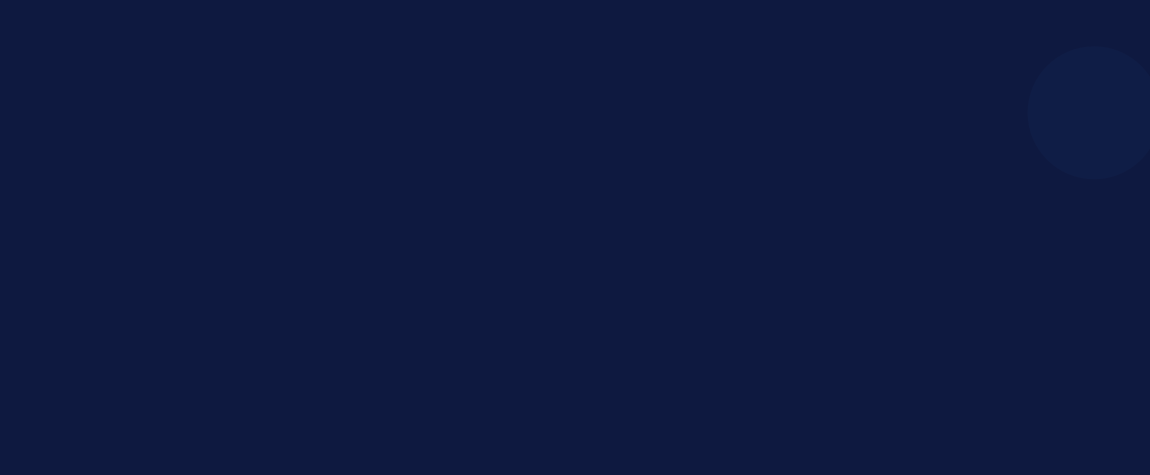
Frame 1 (no input)
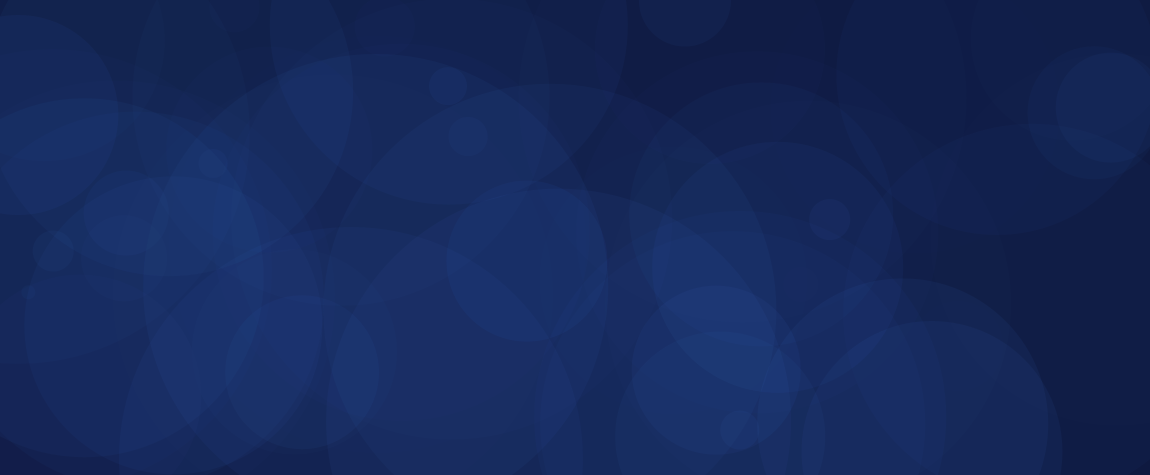
Frame 60 (the mouse pressed at the canvas centre just before this capture)
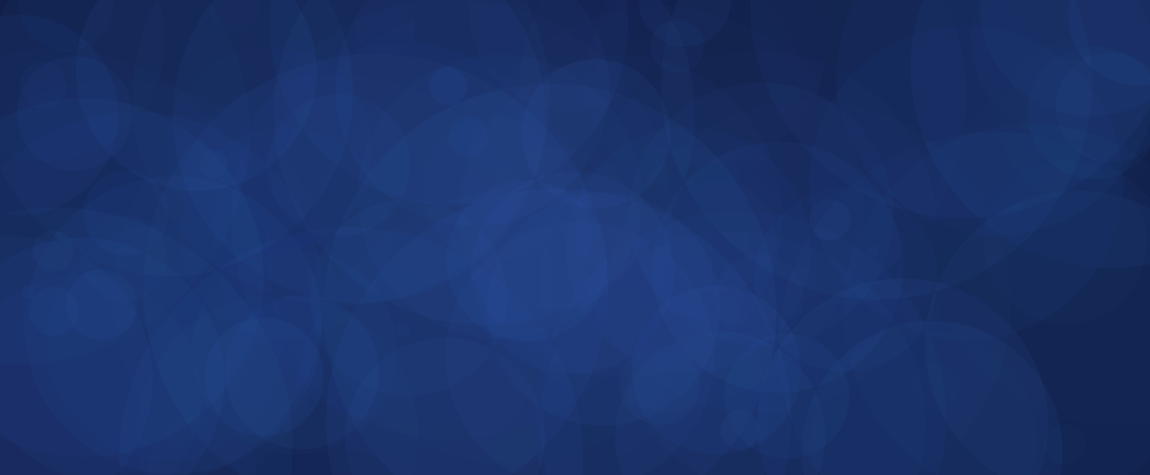
Frame 120 (the mouse held since frame 60 and released just before this capture)

The Processing sketch that drew these frames (run headless with seeded random() and noise(); from frame 60 on, the mouse is pressed at the canvas centre):

// Processing sketch: blogcover
// ── blogcover.pde
float yoff = 0.0;
float xpos = 0.0;

int counter = 0;

void setup() {
  size(1150, 475);
  background(14, 25, 64);
}

void draw() {

  if (counter < 200) {
    fill(51,104,198,random(20));
    noStroke();
    int szz = int(random(5,500));
    ellipse(random(width),random(height),szz,szz);

  } else {
    // fill(0, 0, random(0, 200));
    fill(255,255,255,random(20));
    noStroke();
    int sz = int(random(5, 50));
    yoff = yoff + 0.01;
    xpos += 5;
    float n = noise(yoff) * height;
    ellipse(xpos, n, 15, 15);
    if(xpos > width){
     xpos = 0; 
    }
  }
  counter += 1;
}
